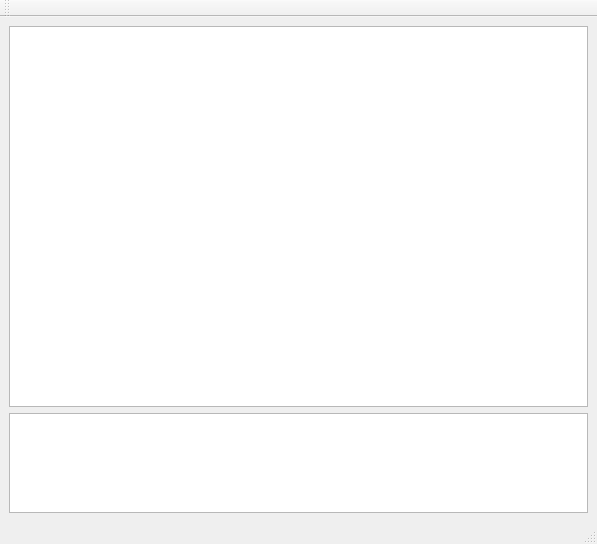
<?xml version="1.0" encoding="UTF-8"?>
<ui version="4.0">
 <class>MainWindow</class>
 <widget class="QMainWindow" name="MainWindow">
  <property name="geometry">
   <rect>
    <x>0</x>
    <y>0</y>
    <width>597</width>
    <height>544</height>
   </rect>
  </property>
  <property name="windowTitle">
   <string>MainWindow</string>
  </property>
  <widget class="QWidget" name="centralwidget">
   <layout class="QGridLayout" name="gridLayout">
    <item row="0" column="0">
     <widget class="QGraphicsView" name="graphicsView">
      <property name="mouseTracking">
       <bool>true</bool>
      </property>
     </widget>
    </item>
    <item row="1" column="0">
     <widget class="QTextBrowser" name="textBrowser">
      <property name="maximumSize">
       <size>
        <width>16777215</width>
        <height>100</height>
       </size>
      </property>
     </widget>
    </item>
   </layout>
  </widget>
  <widget class="QStatusBar" name="statusbar">
   <property name="font">
    <font>
     <family>細明體</family>
    </font>
   </property>
  </widget>
  <widget class="QToolBar" name="toolBar">
   <property name="windowTitle">
    <string>toolBar</string>
   </property>
   <attribute name="toolBarArea">
    <enum>TopToolBarArea</enum>
   </attribute>
   <attribute name="toolBarBreak">
    <bool>false</bool>
   </attribute>
  </widget>
 </widget>
 <resources/>
 <connections/>
</ui>
